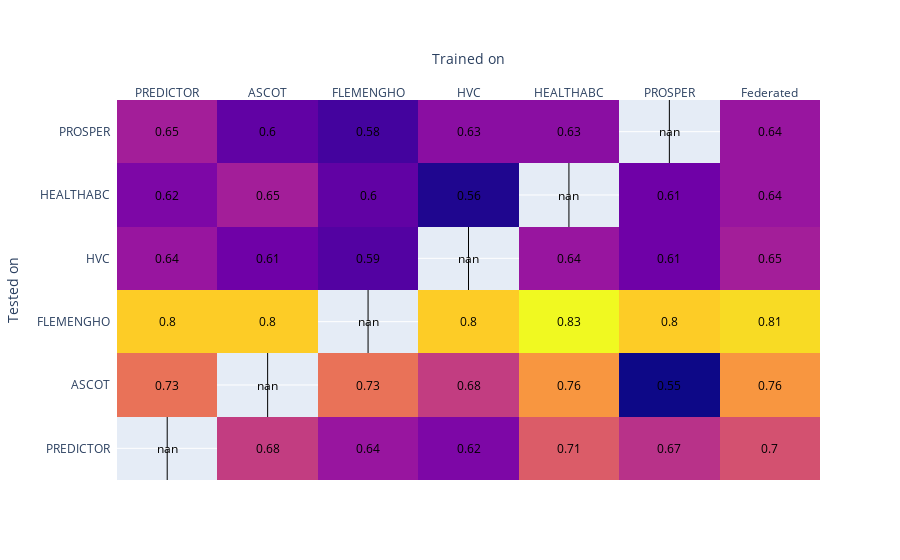

Notebook code for this chart:
### Code cell
plot_lm_lco_comparison('coxnet', 'optimized_lm', 'optimized_lco')

### Figure 1 — Plotly figure (JSON) as saved in the notebook; plotly's stock layout.template omitted (floating-point values rounded to 4 significant figures)
{"data": [{"colorscale": [[0.0, "#0d0887"], [0.1111, "#46039f"], [0.2222, "#7201a8"], [0.3333, "#9c179e"], [0.4444, "#bd3786"], [0.5556, "#d8576b"], [0.6667, "#ed7953"], [0.7778, "#fb9f3a"], [0.8889, "#fdca26"], [1.0, "#f0f921"]], "reversescale": false, "showscale": false, "type": "heatmap", "x": ["PREDICTOR", "ASCOT", "FLEMENGHO", "HVC", "HEALTHABC", "PROSPER", "Federated"], "y": ["PREDICTOR", "ASCOT", "FLEMENGHO", "HVC", "HEALTHABC", "PROSPER"], "z": [[null, 0.68, 0.64, 0.62, 0.71, 0.67, 0.7], [0.73, null, 0.73, 0.68, 0.76, 0.55, 0.76], [0.8, 0.8, null, 0.8, 0.83, 0.8, 0.81], [0.64, 0.61, 0.59, null, 0.64, 0.61, 0.65], [0.62, 0.65, 0.6, 0.56, null, 0.61, 0.64], [0.65, 0.6, 0.58, 0.63, 0.63, null, 0.64]]}], "layout": {"annotations": [{"font": {"color": "#000000"}, "showarrow": false, "text": "nan", "x": "PREDICTOR", "xref": "x", "y": "PREDICTOR", "yref": "y"}, {"font": {"color": "#000000"}, "showarrow": false, "text": "0.68", "x": "ASCOT", "xref": "x", "y": "PREDICTOR", "yref": "y"}, {"font": {"color": "#000000"}, "showarrow": false, "text": "0.64", "x": "FLEMENGHO", "xref": "x", "y": "PREDICTOR", "yref": "y"}, {"font": {"color": "#000000"}, "showarrow": false, "text": "0.62", "x": "HVC", "xref": "x", "y": "PREDICTOR", "yref": "y"}, {"font": {"color": "#000000"}, "showarrow": false, "text": "0.71", "x": "HEALTHABC", "xref": "x", "y": "PREDICTOR", "yref": "y"}, {"font": {"color": "#000000"}, "showarrow": false, "text": "0.67", "x": "PROSPER", "xref": "x", "y": "PREDICTOR", "yref": "y"}, {"font": {"color": "#000000"}, "showarrow": false, "text": "0.7", "x": "Federated", "xref": "x", "y": "PREDICTOR", "yref": "y"}, {"font": {"color": "#000000"}, "showarrow": false, "text": "0.73", "x": "PREDICTOR", "xref": "x", "y": "ASCOT", "yref": "y"}, {"font": {"color": "#000000"}, "showarrow": false, "text": "nan", "x": "ASCOT", "xref": "x", "y": "ASCOT", "yref": "y"}, {"font": {"color": "#000000"}, "showarrow": false, "text": "0.73", "x": "FLEMENGHO", "xref": "x", "y": "ASCOT", "yref": "y"}, {"font": {"color": "#000000"}, "showarrow": false, "text": "0.68", "x": "HVC", "xref": "x", "y": "ASCOT", "yref": "y"}, {"font": {"color": "#000000"}, "showarrow": false, "text": "0.76", "x": "HEALTHABC", "xref": "x", "y": "ASCOT", "yref": "y"}, {"font": {"color": "#000000"}, "showarrow": false, "text": "0.55", "x": "PROSPER", "xref": "x", "y": "ASCOT", "yref": "y"}, {"font": {"color": "#000000"}, "showarrow": false, "text": "0.76", "x": "Federated", "xref": "x", "y": "ASCOT", "yref": "y"}, {"font": {"color": "#000000"}, "showarrow": false, "text": "0.8", "x": "PREDICTOR", "xref": "x", "y": "FLEMENGHO", "yref": "y"}, {"font": {"color": "#000000"}, "showarrow": false, "text": "0.8", "x": "ASCOT", "xref": "x", "y": "FLEMENGHO", "yref": "y"}, {"font": {"color": "#000000"}, "showarrow": false, "text": "nan", "x": "FLEMENGHO", "xref": "x", "y": "FLEMENGHO", "yref": "y"}, {"font": {"color": "#000000"}, "showarrow": false, "text": "0.8", "x": "HVC", "xref": "x", "y": "FLEMENGHO", "yref": "y"}, {"font": {"color": "#000000"}, "showarrow": false, "text": "0.83", "x": "HEALTHABC", "xref": "x", "y": "FLEMENGHO", "yref": "y"}, {"font": {"color": "#000000"}, "showarrow": false, "text": "0.8", "x": "PROSPER", "xref": "x", "y": "FLEMENGHO", "yref": "y"}, {"font": {"color": "#000000"}, "showarrow": false, "text": "0.81", "x": "Federated", "xref": "x", "y": "FLEMENGHO", "yref": "y"}, {"font": {"color": "#000000"}, "showarrow": false, "text": "0.64", "x": "PREDICTOR", "xref": "x", "y": "HVC", "yref": "y"}, {"font": {"color": "#000000"}, "showarrow": false, "text": "0.61", "x": "ASCOT", "xref": "x", "y": "HVC", "yref": "y"}, {"font": {"color": "#000000"}, "showarrow": false, "text": "0.59", "x": "FLEMENGHO", "xref": "x", "y": "HVC", "yref": "y"}, {"font": {"color": "#000000"}, "showarrow": false, "text": "nan", "x": "HVC", "xref": "x", "y": "HVC", "yref": "y"}, {"font": {"color": "#000000"}, "showarrow": false, "text": "0.64", "x": "HEALTHABC", "xref": "x", "y": "HVC", "yref": "y"}, {"font": {"color": "#000000"}, "showarrow": false, "text": "0.61", "x": "PROSPER", "xref": "x", "y": "HVC", "yref": "y"}, {"font": {"color": "#000000"}, "showarrow": false, "text": "0.65", "x": "Federated", "xref": "x", "y": "HVC", "yref": "y"}, {"font": {"color": "#000000"}, "showarrow": false, "text": "0.62", "x": "PREDICTOR", "xref": "x", "y": "HEALTHABC", "yref": "y"}, {"font": {"color": "#000000"}, "showarrow": false, "text": "0.65", "x": "ASCOT", "xref": "x", "y": "HEALTHABC", "yref": "y"}, {"font": {"color": "#000000"}, "showarrow": false, "text": "0.6", "x": "FLEMENGHO", "xref": "x", "y": "HEALTHABC", "yref": "y"}, {"font": {"color": "#000000"}, "showarrow": false, "text": "0.56", "x": "HVC", "xref": "x", "y": "HEALTHABC", "yref": "y"}, {"font": {"color": "#000000"}, "showarrow": false, "text": "nan", "x": "HEALTHABC", "xref": "x", "y": "HEALTHABC", "yref": "y"}, {"font": {"color": "#000000"}, "showarrow": false, "text": "0.61", "x": "PROSPER", "xref": "x", "y": "HEALTHABC", "yref": "y"}, {"font": {"color": "#000000"}, "showarrow": false, "text": "0.64", "x": "Federated", "xref": "x", "y": "HEALTHABC", "yref": "y"}, {"font": {"color": "#000000"}, "showarrow": false, "text": "0.65", "x": "PREDICTOR", "xref": "x", "y": "PROSPER", "yref": "y"}, {"font": {"color": "#000000"}, "showarrow": false, "text": "0.6", "x": "ASCOT", "xref": "x", "y": "PROSPER", "yref": "y"}, {"font": {"color": "#000000"}, "showarrow": false, "text": "0.58", "x": "FLEMENGHO", "xref": "x", "y": "PROSPER", "yref": "y"}, {"font": {"color": "#000000"}, "showarrow": false, "text": "0.63", "x": "HVC", "xref": "x", "y": "PROSPER", "yref": "y"}, {"font": {"color": "#000000"}, "showarrow": false, "text": "0.63", "x": "HEALTHABC", "xref": "x", "y": "PROSPER", "yref": "y"}, {"font": {"color": "#000000"}, "showarrow": false, "text": "nan", "x": "PROSPER", "xref": "x", "y": "PROSPER", "yref": "y"}, {"font": {"color": "#000000"}, "showarrow": false, "text": "0.64", "x": "Federated", "xref": "x", "y": "PROSPER", "yref": "y"}], "xaxis": {"dtick": 1, "gridcolor": "rgb(0, 0, 0)", "side": "top", "ticks": "", "title": {"text": "Trained on"}}, "yaxis": {"dtick": 1, "ticks": "", "ticksuffix": "  ", "title": {"text": "Tested on"}}}}
